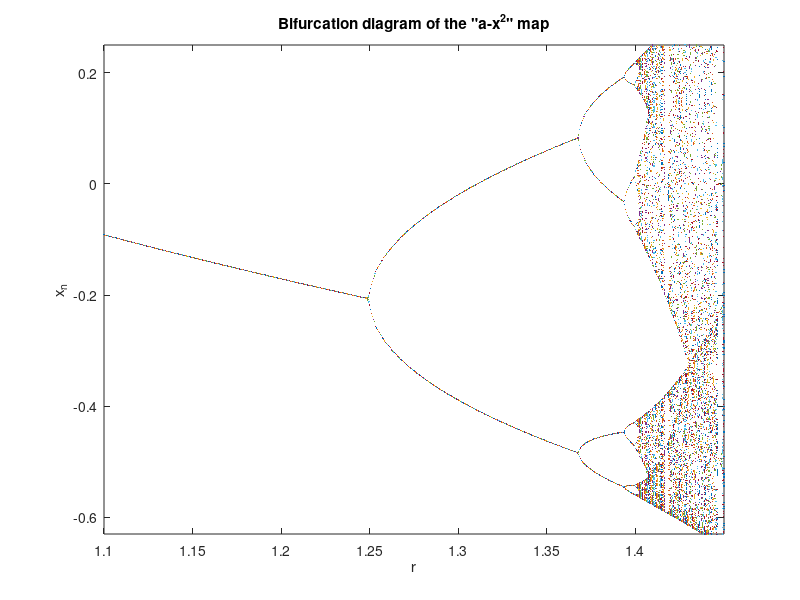

MATLAB code to generate this figure:
Npre = 800; Nplot = 200; 
x = zeros(Nplot,1); 
for r = 1.1:0.0005:1.45, 
  x(1) = 1.2; 
  for n = 1:Npre, 
    x(1) = r-x(1)^2; 
  end, 
  for n = 1:Nplot-1, 
    x(n+1) = r-x(n)^2; 
  end, 
  plot(r*ones(Nplot,1), x, '.', 'markersize', 2); 
  hold on; 
end, 
title('Bifurcation diagram of the "a-x^2" map'); 
xlabel('r');  ylabel('x_n'); 
set(gca, 'xlim', [1.1 1.45]);
set(gca, 'ylim', [-0.63 0.25]);
hold off;